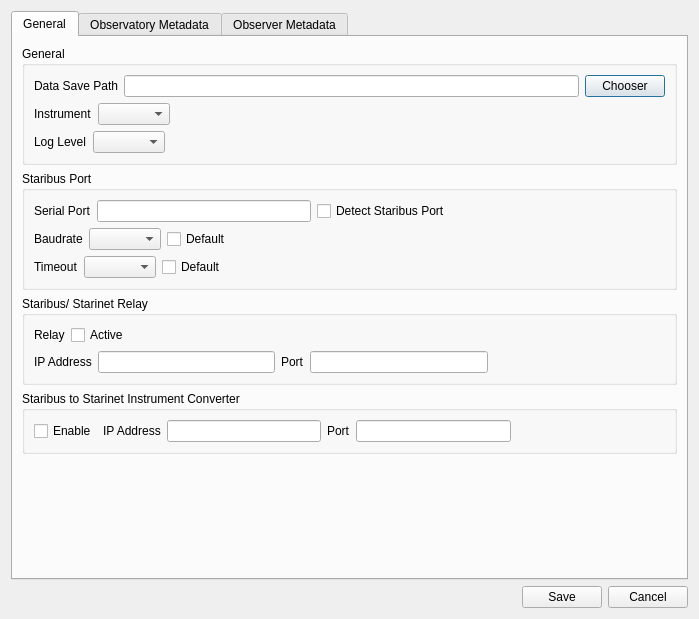
<?xml version="1.0" encoding="UTF-8"?>
<ui version="4.0">
 <class>ConfigurationDialog</class>
 <widget class="QDialog" name="ConfigurationDialog">
  <property name="geometry">
   <rect>
    <x>0</x>
    <y>0</y>
    <width>699</width>
    <height>619</height>
   </rect>
  </property>
  <property name="windowTitle">
   <string>Configuration</string>
  </property>
  <layout class="QGridLayout" name="gridLayout">
   <item row="0" column="0">
    <layout class="QVBoxLayout" name="verticalLayout">
     <item>
      <widget class="QTabWidget" name="tabWidget">
       <property name="currentIndex">
        <number>0</number>
       </property>
       <widget class="QWidget" name="tab">
        <attribute name="title">
         <string>General</string>
        </attribute>
        <layout class="QGridLayout" name="gridLayout_4">
         <item row="2" column="0">
          <widget class="QGroupBox" name="groupBox_3">
           <property name="styleSheet">
            <string notr="true"/>
           </property>
           <property name="title">
            <string>Staribus/ Starinet Relay</string>
           </property>
           <layout class="QGridLayout" name="gridLayout_5">
            <item row="0" column="0">
             <layout class="QHBoxLayout" name="horizontalLayout_30">
              <item>
               <widget class="QLabel" name="label_4">
                <property name="text">
                 <string>Relay</string>
                </property>
               </widget>
              </item>
              <item>
               <widget class="QCheckBox" name="relayCheckBox">
                <property name="text">
                 <string>Active</string>
                </property>
               </widget>
              </item>
              <item>
               <spacer name="horizontalSpacer_7">
                <property name="orientation">
                 <enum>Qt::Horizontal</enum>
                </property>
                <property name="sizeHint" stdset="0">
                 <size>
                  <width>40</width>
                  <height>20</height>
                 </size>
                </property>
               </spacer>
              </item>
             </layout>
            </item>
            <item row="1" column="0">
             <layout class="QHBoxLayout" name="horizontalLayout_7">
              <item>
               <widget class="QLabel" name="label_7">
                <property name="text">
                 <string>IP Address</string>
                </property>
               </widget>
              </item>
              <item>
               <widget class="QLineEdit" name="ipAddressLineEdit"/>
              </item>
              <item>
               <widget class="QLabel" name="label_8">
                <property name="text">
                 <string>Port</string>
                </property>
               </widget>
              </item>
              <item>
               <widget class="QLineEdit" name="portLineEdit"/>
              </item>
              <item>
               <spacer name="horizontalSpacer_8">
                <property name="orientation">
                 <enum>Qt::Horizontal</enum>
                </property>
                <property name="sizeHint" stdset="0">
                 <size>
                  <width>40</width>
                  <height>20</height>
                 </size>
                </property>
               </spacer>
              </item>
             </layout>
            </item>
           </layout>
          </widget>
         </item>
         <item row="0" column="0">
          <widget class="QGroupBox" name="groupBox">
           <property name="styleSheet">
            <string notr="true"/>
           </property>
           <property name="title">
            <string>General</string>
           </property>
           <layout class="QGridLayout" name="gridLayout_2">
            <item row="0" column="0">
             <layout class="QHBoxLayout" name="horizontalLayout_2">
              <item>
               <widget class="QLabel" name="label">
                <property name="text">
                 <string>Data Save Path</string>
                </property>
               </widget>
              </item>
              <item>
               <widget class="QLineEdit" name="savepathLineEdit"/>
              </item>
              <item>
               <widget class="QPushButton" name="chooserButton">
                <property name="text">
                 <string>Chooser</string>
                </property>
               </widget>
              </item>
             </layout>
            </item>
            <item row="1" column="0">
             <layout class="QHBoxLayout" name="horizontalLayout_3">
              <item>
               <widget class="QLabel" name="label_2">
                <property name="text">
                 <string>Instrument</string>
                </property>
               </widget>
              </item>
              <item>
               <widget class="QComboBox" name="instrumentComboBox"/>
              </item>
              <item>
               <spacer name="horizontalSpacer_5">
                <property name="orientation">
                 <enum>Qt::Horizontal</enum>
                </property>
                <property name="sizeHint" stdset="0">
                 <size>
                  <width>40</width>
                  <height>20</height>
                 </size>
                </property>
               </spacer>
              </item>
             </layout>
            </item>
            <item row="2" column="0">
             <layout class="QHBoxLayout" name="horizontalLayout_22">
              <item>
               <widget class="QLabel" name="label_30">
                <property name="text">
                 <string>Log Level</string>
                </property>
               </widget>
              </item>
              <item>
               <widget class="QComboBox" name="loglevelComboBox"/>
              </item>
              <item>
               <spacer name="horizontalSpacer_6">
                <property name="orientation">
                 <enum>Qt::Horizontal</enum>
                </property>
                <property name="sizeHint" stdset="0">
                 <size>
                  <width>40</width>
                  <height>20</height>
                 </size>
                </property>
               </spacer>
              </item>
             </layout>
            </item>
           </layout>
          </widget>
         </item>
         <item row="1" column="0">
          <widget class="QGroupBox" name="groupBox_2">
           <property name="styleSheet">
            <string notr="true"/>
           </property>
           <property name="title">
            <string>Staribus Port</string>
           </property>
           <layout class="QGridLayout" name="gridLayout_3">
            <item row="1" column="0">
             <layout class="QHBoxLayout" name="horizontalLayout_5">
              <item>
               <widget class="QLabel" name="label_5">
                <property name="text">
                 <string>Baudrate</string>
                </property>
               </widget>
              </item>
              <item>
               <widget class="QComboBox" name="baudrateComboBox"/>
              </item>
              <item>
               <widget class="QCheckBox" name="baudrateDefaultCheckBox">
                <property name="text">
                 <string>Default</string>
                </property>
               </widget>
              </item>
              <item>
               <spacer name="horizontalSpacer_3">
                <property name="orientation">
                 <enum>Qt::Horizontal</enum>
                </property>
                <property name="sizeHint" stdset="0">
                 <size>
                  <width>40</width>
                  <height>20</height>
                 </size>
                </property>
               </spacer>
              </item>
             </layout>
            </item>
            <item row="0" column="0">
             <layout class="QHBoxLayout" name="horizontalLayout_4">
              <item>
               <widget class="QLabel" name="label_3">
                <property name="text">
                 <string>Serial Port</string>
                </property>
               </widget>
              </item>
              <item>
               <widget class="QLineEdit" name="serialPortLineEdit"/>
              </item>
              <item>
               <widget class="QCheckBox" name="detectInstrumentPortCheckBox">
                <property name="text">
                 <string>Detect Staribus Port</string>
                </property>
               </widget>
              </item>
              <item>
               <spacer name="horizontalSpacer_2">
                <property name="orientation">
                 <enum>Qt::Horizontal</enum>
                </property>
                <property name="sizeHint" stdset="0">
                 <size>
                  <width>40</width>
                  <height>20</height>
                 </size>
                </property>
               </spacer>
              </item>
             </layout>
            </item>
            <item row="2" column="0">
             <layout class="QHBoxLayout" name="horizontalLayout_6">
              <item>
               <widget class="QLabel" name="label_6">
                <property name="text">
                 <string>Timeout</string>
                </property>
               </widget>
              </item>
              <item>
               <widget class="QComboBox" name="timeoutComboBox"/>
              </item>
              <item>
               <widget class="QCheckBox" name="serialPortTimeoutCheckBox">
                <property name="text">
                 <string>Default</string>
                </property>
               </widget>
              </item>
              <item>
               <spacer name="horizontalSpacer_4">
                <property name="orientation">
                 <enum>Qt::Horizontal</enum>
                </property>
                <property name="sizeHint" stdset="0">
                 <size>
                  <width>40</width>
                  <height>20</height>
                 </size>
                </property>
               </spacer>
              </item>
             </layout>
            </item>
           </layout>
          </widget>
         </item>
         <item row="3" column="0">
          <widget class="QGroupBox" name="groupBox_4">
           <property name="title">
            <string>Staribus to Starinet Instrument Converter</string>
           </property>
           <layout class="QHBoxLayout" name="horizontalLayout_32">
            <item>
             <layout class="QHBoxLayout" name="horizontalLayout_31">
              <item>
               <widget class="QCheckBox" name="S2SCheckBox">
                <property name="text">
                 <string>Enable</string>
                </property>
               </widget>
              </item>
              <item>
               <widget class="QLabel" name="label_31">
                <property name="text">
                 <string>IP Address</string>
                </property>
               </widget>
              </item>
              <item>
               <widget class="QLineEdit" name="S2SIpAddressLineEdit"/>
              </item>
              <item>
               <widget class="QLabel" name="label_32">
                <property name="text">
                 <string>Port</string>
                </property>
               </widget>
              </item>
              <item>
               <widget class="QLineEdit" name="S2SPort"/>
              </item>
              <item>
               <spacer name="horizontalSpacer_9">
                <property name="orientation">
                 <enum>Qt::Horizontal</enum>
                </property>
                <property name="sizeHint" stdset="0">
                 <size>
                  <width>40</width>
                  <height>20</height>
                 </size>
                </property>
               </spacer>
              </item>
             </layout>
            </item>
           </layout>
          </widget>
         </item>
         <item row="4" column="0">
          <spacer name="verticalSpacer_2">
           <property name="orientation">
            <enum>Qt::Vertical</enum>
           </property>
           <property name="sizeHint" stdset="0">
            <size>
             <width>20</width>
             <height>40</height>
            </size>
           </property>
          </spacer>
         </item>
        </layout>
       </widget>
       <widget class="QWidget" name="tab_2">
        <attribute name="title">
         <string>Observatory Metadata</string>
        </attribute>
        <layout class="QGridLayout" name="gridLayout_6">
         <item row="0" column="0">
          <layout class="QHBoxLayout" name="horizontalLayout_8">
           <item>
            <widget class="QLabel" name="label_9">
             <property name="text">
              <string>Name</string>
             </property>
            </widget>
           </item>
           <item>
            <widget class="QLineEdit" name="OyNameLineEdit"/>
           </item>
          </layout>
         </item>
         <item row="1" column="0">
          <layout class="QHBoxLayout" name="horizontalLayout_9">
           <item>
            <widget class="QLabel" name="label_10">
             <property name="text">
              <string>Description</string>
             </property>
            </widget>
           </item>
           <item>
            <widget class="QLineEdit" name="OyDescriptionLineEdit"/>
           </item>
          </layout>
         </item>
         <item row="2" column="0">
          <layout class="QHBoxLayout" name="horizontalLayout_10">
           <item>
            <widget class="QLabel" name="label_11">
             <property name="text">
              <string>Email</string>
             </property>
            </widget>
           </item>
           <item>
            <widget class="QLineEdit" name="OyEmailLineEdit"/>
           </item>
          </layout>
         </item>
         <item row="3" column="0">
          <layout class="QHBoxLayout" name="horizontalLayout_11">
           <item>
            <widget class="QLabel" name="label_12">
             <property name="text">
              <string>Telephone</string>
             </property>
            </widget>
           </item>
           <item>
            <widget class="QLineEdit" name="OyTelephoneLineEdit"/>
           </item>
          </layout>
         </item>
         <item row="4" column="0">
          <layout class="QHBoxLayout" name="horizontalLayout_12">
           <item>
            <widget class="QLabel" name="label_13">
             <property name="text">
              <string>URL</string>
             </property>
            </widget>
           </item>
           <item>
            <widget class="QLineEdit" name="OyUrlLineEdit"/>
           </item>
          </layout>
         </item>
         <item row="5" column="0">
          <layout class="QHBoxLayout" name="horizontalLayout_13">
           <item>
            <widget class="QLabel" name="label_14">
             <property name="text">
              <string>Country</string>
             </property>
            </widget>
           </item>
           <item>
            <widget class="QLineEdit" name="OyCountryLineEdit"/>
           </item>
          </layout>
         </item>
         <item row="6" column="0">
          <layout class="QHBoxLayout" name="horizontalLayout_14">
           <item>
            <widget class="QLabel" name="label_15">
             <property name="text">
              <string>Time Zone</string>
             </property>
            </widget>
           </item>
           <item>
            <widget class="QLineEdit" name="OyTimezoneLineEdit"/>
           </item>
          </layout>
         </item>
         <item row="7" column="0">
          <layout class="QHBoxLayout" name="horizontalLayout_15">
           <item>
            <widget class="QLabel" name="label_20">
             <property name="text">
              <string>Longitude</string>
             </property>
            </widget>
           </item>
           <item>
            <widget class="QLineEdit" name="OyLongitudeLineEdit"/>
           </item>
          </layout>
         </item>
         <item row="8" column="0">
          <layout class="QHBoxLayout" name="horizontalLayout_16">
           <item>
            <widget class="QLabel" name="label_21">
             <property name="text">
              <string>Latitude</string>
             </property>
            </widget>
           </item>
           <item>
            <widget class="QLineEdit" name="OyLatitudeLineEdit"/>
           </item>
          </layout>
         </item>
         <item row="9" column="0">
          <layout class="QHBoxLayout" name="horizontalLayout_17">
           <item>
            <widget class="QLabel" name="label_22">
             <property name="text">
              <string>Height Above Sea Level</string>
             </property>
            </widget>
           </item>
           <item>
            <widget class="QLineEdit" name="OyHaslLineEdit"/>
           </item>
          </layout>
         </item>
         <item row="10" column="0">
          <layout class="QHBoxLayout" name="horizontalLayout_18">
           <item>
            <widget class="QLabel" name="label_16">
             <property name="text">
              <string>Geodetic Datum</string>
             </property>
            </widget>
           </item>
           <item>
            <widget class="QLineEdit" name="OyDatumLineEdit"/>
           </item>
          </layout>
         </item>
         <item row="11" column="0">
          <layout class="QHBoxLayout" name="horizontalLayout_19">
           <item>
            <widget class="QLabel" name="label_19">
             <property name="text">
              <string>Geomagnetic Model</string>
             </property>
            </widget>
           </item>
           <item>
            <widget class="QLineEdit" name="OyModelLineEdit"/>
           </item>
          </layout>
         </item>
         <item row="12" column="0">
          <layout class="QHBoxLayout" name="horizontalLayout_20">
           <item>
            <widget class="QLabel" name="label_17">
             <property name="text">
              <string>Geomagnetic Longitude</string>
             </property>
            </widget>
           </item>
           <item>
            <widget class="QLineEdit" name="OyMagLongitudeLineEdit"/>
           </item>
          </layout>
         </item>
         <item row="13" column="0">
          <layout class="QHBoxLayout" name="horizontalLayout_21">
           <item>
            <widget class="QLabel" name="label_18">
             <property name="text">
              <string>Geomagnetic Latitude</string>
             </property>
            </widget>
           </item>
           <item>
            <widget class="QLineEdit" name="OyMagLatitudeLineEdit"/>
           </item>
          </layout>
         </item>
        </layout>
       </widget>
       <widget class="QWidget" name="tab_3">
        <attribute name="title">
         <string>Observer Metadata</string>
        </attribute>
        <layout class="QGridLayout" name="gridLayout_7">
         <item row="0" column="0">
          <layout class="QHBoxLayout" name="horizontalLayout_23">
           <item>
            <widget class="QLabel" name="label_23">
             <property name="text">
              <string>Name</string>
             </property>
            </widget>
           </item>
           <item>
            <widget class="QLineEdit" name="ObNameLineEdit"/>
           </item>
          </layout>
         </item>
         <item row="1" column="0">
          <layout class="QHBoxLayout" name="horizontalLayout_24">
           <item>
            <widget class="QLabel" name="label_24">
             <property name="text">
              <string>Description</string>
             </property>
            </widget>
           </item>
           <item>
            <widget class="QLineEdit" name="ObDescriptionLineEdit"/>
           </item>
          </layout>
         </item>
         <item row="3" column="0">
          <layout class="QHBoxLayout" name="horizontalLayout_26">
           <item>
            <widget class="QLabel" name="label_26">
             <property name="text">
              <string>Telephone</string>
             </property>
            </widget>
           </item>
           <item>
            <widget class="QLineEdit" name="ObTelephoneLineEdit"/>
           </item>
          </layout>
         </item>
         <item row="2" column="0">
          <layout class="QHBoxLayout" name="horizontalLayout_25">
           <item>
            <widget class="QLabel" name="label_25">
             <property name="text">
              <string>Email</string>
             </property>
            </widget>
           </item>
           <item>
            <widget class="QLineEdit" name="ObEmailLineEdit"/>
           </item>
          </layout>
         </item>
         <item row="5" column="0">
          <layout class="QHBoxLayout" name="horizontalLayout_28">
           <item>
            <widget class="QLabel" name="label_28">
             <property name="text">
              <string>Country</string>
             </property>
            </widget>
           </item>
           <item>
            <widget class="QLineEdit" name="ObCountryLineEdit"/>
           </item>
          </layout>
         </item>
         <item row="4" column="0">
          <layout class="QHBoxLayout" name="horizontalLayout_27">
           <item>
            <widget class="QLabel" name="label_27">
             <property name="text">
              <string>URL</string>
             </property>
            </widget>
           </item>
           <item>
            <widget class="QLineEdit" name="ObUrlLineEdit"/>
           </item>
          </layout>
         </item>
         <item row="6" column="0">
          <layout class="QHBoxLayout" name="horizontalLayout_29">
           <item>
            <widget class="QLabel" name="label_29">
             <property name="text">
              <string>Notes</string>
             </property>
            </widget>
           </item>
           <item>
            <widget class="QLineEdit" name="ObNotesLineEdit"/>
           </item>
          </layout>
         </item>
         <item row="7" column="0">
          <spacer name="verticalSpacer">
           <property name="orientation">
            <enum>Qt::Vertical</enum>
           </property>
           <property name="sizeHint" stdset="0">
            <size>
             <width>20</width>
             <height>40</height>
            </size>
           </property>
          </spacer>
         </item>
        </layout>
       </widget>
      </widget>
     </item>
     <item>
      <layout class="QHBoxLayout" name="horizontalLayout">
       <item>
        <spacer name="horizontalSpacer">
         <property name="orientation">
          <enum>Qt::Horizontal</enum>
         </property>
         <property name="sizeHint" stdset="0">
          <size>
           <width>40</width>
           <height>20</height>
          </size>
         </property>
        </spacer>
       </item>
       <item>
        <widget class="QPushButton" name="saveButton">
         <property name="text">
          <string>Save</string>
         </property>
        </widget>
       </item>
       <item>
        <widget class="QPushButton" name="cancelButton">
         <property name="text">
          <string>Cancel</string>
         </property>
        </widget>
       </item>
      </layout>
     </item>
    </layout>
   </item>
  </layout>
 </widget>
 <resources/>
 <connections/>
</ui>
